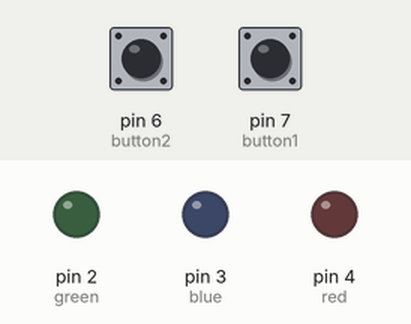
The sketch below on a simulated Arduino Uno, built with avr-gcc and run on an emulated ATmega328P. Shown: output pins drawn as LEDs (lit = HIGH). Inputs (shaded band) come from the test bench; at power-on: pin 6 (button2) LOW, pin 7 (button1) LOW.

Above: at 1.2 s.
1.3 s: pin 6 (button2) pulled HIGH for 0.15 s
At 1.37 s:
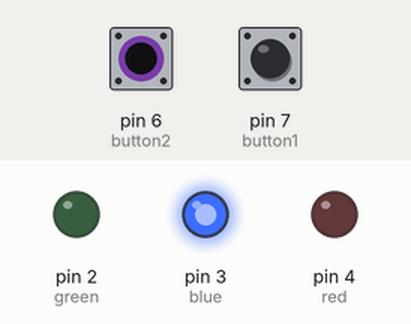
2.9 s: pin 7 (button1) pulled HIGH for 0.15 s
At 2.97 s:
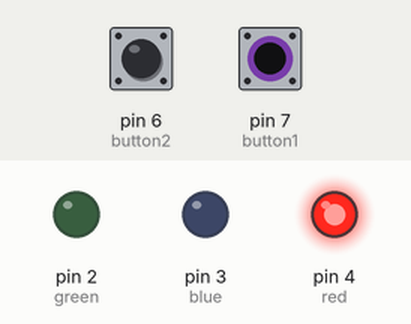
4.5 s: pin 7 (button1) pulled HIGH for 3.2 s
At 8.5 s:
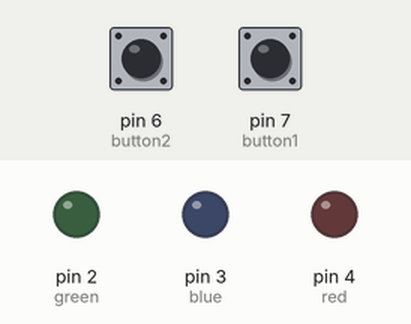
9.2 s: pin 6 (button2) pulled HIGH for 3.2 s
At 9.6 s:
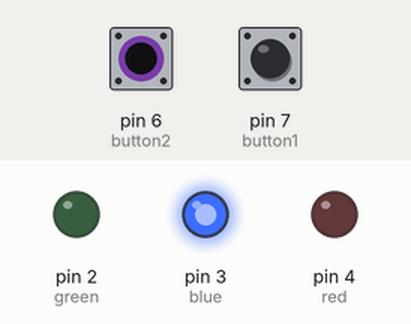
13.9 s: pin 6 (button2) driven HIGH and pin 7 (button1) driven HIGH
At 14.4 s:
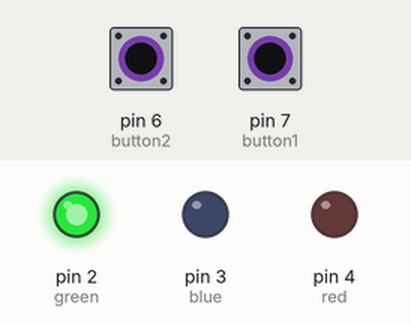
15.4 s: pin 6 (button2) driven LOW
At 16.8 s:
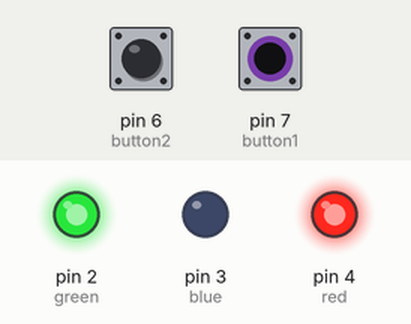
Timing chart, 0 to 17.9 s (numbered marks = the images above; inputs shaded):
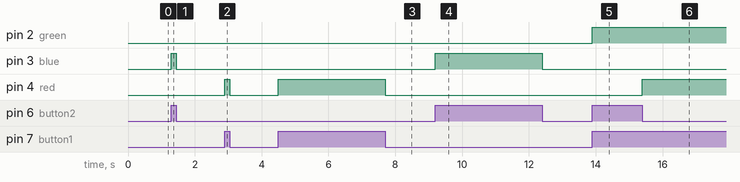

Measured:
- after the input at 1.3 s, pin 3 (blue): LOW → HIGH at once, → LOW 0.15 s later
- after the input at 2.9 s, pin 4 (red): LOW → HIGH at once, → LOW 0.15 s later
- after the input at 4.5 s, pin 4 (red): LOW → HIGH at once, → LOW 3.2 s later
- after the input at 9.2 s, pin 3 (blue): LOW → HIGH at once, → LOW 3.2 s later
- after the input at 13.9 s, pin 2 (green): LOW → HIGH at once
- after the input at 15.4 s, pin 4 (red): LOW → HIGH at once

The sketch:

better_button.ino
```cpp
int button1 = 7;
int button2 = 6;

int red = 4;
int blue = 3;
int green = 2;

void setup()
{
  pinMode(button1, INPUT);
  pinMode(button2, INPUT);

  pinMode(red, OUTPUT);
  pinMode(blue, OUTPUT);
  pinMode(green, OUTPUT);

}

void loop()
{
  int info1 = digitalRead(button1);
  int info2 = digitalRead(button2);

  if(info1 == 1 && info2 == 0)
  {
    digitalWrite(red, 1);
  }
  else if(info1 == 0 && info2 == 1)
  {
    digitalWrite(blue, 1);
  }
  else if(info1 == 1 && info2 == 1)
  {
    digitalWrite(green, 1);
  }
  else
  {
    digitalWrite(red, 0);
    digitalWrite(blue, 0);
    digitalWrite(green, 0);
  }

}
```
